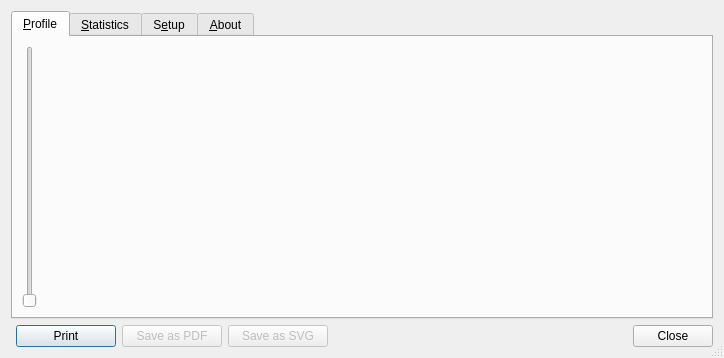
<?xml version="1.0" encoding="UTF-8"?>
<ui version="4.0">
 <class>ProfileBase</class>
 <widget class="QDialog" name="ProfileBase">
  <property name="geometry">
   <rect>
    <x>0</x>
    <y>0</y>
    <width>724</width>
    <height>358</height>
   </rect>
  </property>
  <property name="sizePolicy">
   <sizepolicy hsizetype="Minimum" vsizetype="Preferred">
    <horstretch>0</horstretch>
    <verstretch>0</verstretch>
   </sizepolicy>
  </property>
  <property name="focusPolicy">
   <enum>Qt::NoFocus</enum>
  </property>
  <property name="windowTitle">
   <string>Profile</string>
  </property>
  <property name="sizeGripEnabled">
   <bool>true</bool>
  </property>
  <layout class="QGridLayout">
   <item row="0" column="0">
    <widget class="QTabWidget" name="tabWidget">
     <property name="autoFillBackground">
      <bool>true</bool>
     </property>
     <property name="tabShape">
      <enum>QTabWidget::Rounded</enum>
     </property>
     <property name="currentIndex">
      <number>0</number>
     </property>
     <property name="elideMode">
      <enum>Qt::ElideNone</enum>
     </property>
     <property name="usesScrollButtons">
      <bool>false</bool>
     </property>
     <widget class="QWidget" name="tab">
      <attribute name="title">
       <string>&amp;Profile</string>
      </attribute>
      <layout class="QGridLayout">
       <item row="1" column="0">
        <layout class="QHBoxLayout">
         <item>
          <widget class="QSlider" name="scaleSlider">
           <property name="orientation">
            <enum>Qt::Vertical</enum>
           </property>
          </widget>
         </item>
         <item>
          <widget class="QwtPlot" name="qwtPlot">
           <property name="autoFillBackground">
            <bool>false</bool>
           </property>
          </widget>
         </item>
        </layout>
       </item>
      </layout>
     </widget>
     <widget class="QWidget" name="tab_2">
      <attribute name="title">
       <string>&amp;Statistics</string>
      </attribute>
      <layout class="QVBoxLayout">
       <item>
        <layout class="QHBoxLayout">
         <item>
          <widget class="QGroupBox" name="statBox1">
           <property name="title">
            <string>Profile 1</string>
           </property>
           <layout class="QGridLayout">
            <item row="0" column="0">
             <widget class="QLabel" name="stat1">
              <property name="text">
               <string>TextLabel</string>
              </property>
              <property name="textFormat">
               <enum>Qt::AutoText</enum>
              </property>
              <property name="alignment">
               <set>Qt::AlignLeading|Qt::AlignLeft|Qt::AlignTop</set>
              </property>
              <property name="wordWrap">
               <bool>true</bool>
              </property>
             </widget>
            </item>
           </layout>
          </widget>
         </item>
         <item>
          <widget class="QGroupBox" name="statBox2">
           <property name="title">
            <string>Profile 2</string>
           </property>
           <layout class="QGridLayout">
            <item row="0" column="0">
             <widget class="QLabel" name="stat2">
              <property name="text">
               <string>TextLabel</string>
              </property>
              <property name="alignment">
               <set>Qt::AlignLeading|Qt::AlignLeft|Qt::AlignTop</set>
              </property>
              <property name="wordWrap">
               <bool>true</bool>
              </property>
             </widget>
            </item>
           </layout>
          </widget>
         </item>
         <item>
          <widget class="QGroupBox" name="statBox3">
           <property name="title">
            <string>Profile 3</string>
           </property>
           <layout class="QGridLayout">
            <item row="0" column="0">
             <widget class="QLabel" name="stat3">
              <property name="text">
               <string>TextLabel</string>
              </property>
              <property name="alignment">
               <set>Qt::AlignLeading|Qt::AlignLeft|Qt::AlignTop</set>
              </property>
              <property name="wordWrap">
               <bool>true</bool>
              </property>
             </widget>
            </item>
           </layout>
          </widget>
         </item>
        </layout>
       </item>
       <item>
        <widget class="QGroupBox" name="groupBox">
         <property name="sizePolicy">
          <sizepolicy hsizetype="Preferred" vsizetype="Fixed">
           <horstretch>0</horstretch>
           <verstretch>0</verstretch>
          </sizepolicy>
         </property>
         <property name="minimumSize">
          <size>
           <width>0</width>
           <height>90</height>
          </size>
         </property>
         <property name="maximumSize">
          <size>
           <width>16777215</width>
           <height>100</height>
          </size>
         </property>
         <property name="title">
          <string>General</string>
         </property>
         <layout class="QGridLayout">
          <item row="0" column="0">
           <widget class="QLabel" name="stats">
            <property name="text">
             <string>Start
Stop
Length</string>
            </property>
            <property name="textFormat">
             <enum>Qt::AutoText</enum>
            </property>
            <property name="alignment">
             <set>Qt::AlignLeading|Qt::AlignLeft|Qt::AlignTop</set>
            </property>
            <property name="wordWrap">
             <bool>true</bool>
            </property>
           </widget>
          </item>
         </layout>
        </widget>
       </item>
      </layout>
     </widget>
     <widget class="QWidget" name="tab_4">
      <attribute name="title">
       <string>S&amp;etup</string>
      </attribute>
      <layout class="QGridLayout">
       <item row="0" column="0">
        <layout class="QHBoxLayout">
         <item>
          <layout class="QVBoxLayout">
           <item>
            <widget class="QLabel" name="label_23">
             <property name="text">
              <string>Profile 1:</string>
             </property>
            </widget>
           </item>
           <item>
            <widget class="QComboBox" name="setLayer1">
             <property name="sizePolicy">
              <sizepolicy hsizetype="Expanding" vsizetype="Fixed">
               <horstretch>0</horstretch>
               <verstretch>0</verstretch>
              </sizepolicy>
             </property>
            </widget>
           </item>
           <item>
            <spacer>
             <property name="orientation">
              <enum>Qt::Horizontal</enum>
             </property>
             <property name="sizeHint" stdset="0">
              <size>
               <width>40</width>
               <height>20</height>
              </size>
             </property>
            </spacer>
           </item>
          </layout>
         </item>
         <item>
          <layout class="QHBoxLayout">
           <item>
            <layout class="QVBoxLayout">
             <item>
              <widget class="QLabel" name="label_24">
               <property name="text">
                <string>R</string>
               </property>
              </widget>
             </item>
             <item>
              <widget class="QLabel" name="label_25">
               <property name="text">
                <string>G</string>
               </property>
              </widget>
             </item>
             <item>
              <widget class="QLabel" name="label_26">
               <property name="text">
                <string>B</string>
               </property>
              </widget>
             </item>
            </layout>
           </item>
           <item>
            <layout class="QVBoxLayout">
             <item>
              <widget class="QSlider" name="setR1">
               <property name="minimumSize">
                <size>
                 <width>35</width>
                 <height>0</height>
                </size>
               </property>
               <property name="maximumSize">
                <size>
                 <width>200</width>
                 <height>16777215</height>
                </size>
               </property>
               <property name="orientation">
                <enum>Qt::Horizontal</enum>
               </property>
              </widget>
             </item>
             <item>
              <widget class="QSlider" name="setG1">
               <property name="maximumSize">
                <size>
                 <width>200</width>
                 <height>16777215</height>
                </size>
               </property>
               <property name="orientation">
                <enum>Qt::Horizontal</enum>
               </property>
              </widget>
             </item>
             <item>
              <widget class="QSlider" name="setB1">
               <property name="maximumSize">
                <size>
                 <width>200</width>
                 <height>16777215</height>
                </size>
               </property>
               <property name="orientation">
                <enum>Qt::Horizontal</enum>
               </property>
              </widget>
             </item>
            </layout>
           </item>
           <item>
            <widget class="QGraphicsView" name="colorBox1">
             <property name="sizePolicy">
              <sizepolicy hsizetype="Fixed" vsizetype="Fixed">
               <horstretch>0</horstretch>
               <verstretch>0</verstretch>
              </sizepolicy>
             </property>
             <property name="maximumSize">
              <size>
               <width>50</width>
               <height>50</height>
              </size>
             </property>
             <property name="cursor" stdset="0">
              <cursorShape>ArrowCursor</cursorShape>
             </property>
             <property name="focusPolicy">
              <enum>Qt::NoFocus</enum>
             </property>
             <property name="acceptDrops">
              <bool>false</bool>
             </property>
             <property name="autoFillBackground">
              <bool>true</bool>
             </property>
             <property name="interactive">
              <bool>false</bool>
             </property>
             <property name="transformationAnchor">
              <enum>QGraphicsView::NoAnchor</enum>
             </property>
             <property name="viewportUpdateMode">
              <enum>QGraphicsView::FullViewportUpdate</enum>
             </property>
             <property name="optimizationFlags">
              <set>QGraphicsView::DontClipPainter</set>
             </property>
            </widget>
           </item>
          </layout>
         </item>
        </layout>
       </item>
       <item row="1" column="0">
        <layout class="QHBoxLayout">
         <item>
          <layout class="QVBoxLayout">
           <item>
            <widget class="QLabel" name="label_28">
             <property name="text">
              <string>Profile 2:</string>
             </property>
            </widget>
           </item>
           <item>
            <widget class="QComboBox" name="setLayer2">
             <property name="sizePolicy">
              <sizepolicy hsizetype="Expanding" vsizetype="Fixed">
               <horstretch>0</horstretch>
               <verstretch>0</verstretch>
              </sizepolicy>
             </property>
            </widget>
           </item>
           <item>
            <spacer>
             <property name="orientation">
              <enum>Qt::Horizontal</enum>
             </property>
             <property name="sizeHint" stdset="0">
              <size>
               <width>40</width>
               <height>20</height>
              </size>
             </property>
            </spacer>
           </item>
          </layout>
         </item>
         <item>
          <layout class="QHBoxLayout">
           <item>
            <layout class="QVBoxLayout">
             <item>
              <widget class="QLabel" name="label_29">
               <property name="text">
                <string>R</string>
               </property>
              </widget>
             </item>
             <item>
              <widget class="QLabel" name="label_30">
               <property name="text">
                <string>G</string>
               </property>
              </widget>
             </item>
             <item>
              <widget class="QLabel" name="label_31">
               <property name="text">
                <string>B</string>
               </property>
              </widget>
             </item>
            </layout>
           </item>
           <item>
            <layout class="QVBoxLayout">
             <item>
              <widget class="QSlider" name="setR2">
               <property name="minimumSize">
                <size>
                 <width>35</width>
                 <height>0</height>
                </size>
               </property>
               <property name="maximumSize">
                <size>
                 <width>200</width>
                 <height>16777215</height>
                </size>
               </property>
               <property name="orientation">
                <enum>Qt::Horizontal</enum>
               </property>
              </widget>
             </item>
             <item>
              <widget class="QSlider" name="setG2">
               <property name="maximumSize">
                <size>
                 <width>200</width>
                 <height>16777215</height>
                </size>
               </property>
               <property name="orientation">
                <enum>Qt::Horizontal</enum>
               </property>
              </widget>
             </item>
             <item>
              <widget class="QSlider" name="setB2">
               <property name="maximumSize">
                <size>
                 <width>200</width>
                 <height>16777215</height>
                </size>
               </property>
               <property name="orientation">
                <enum>Qt::Horizontal</enum>
               </property>
              </widget>
             </item>
            </layout>
           </item>
           <item>
            <widget class="QGraphicsView" name="colorBox2">
             <property name="sizePolicy">
              <sizepolicy hsizetype="Fixed" vsizetype="Fixed">
               <horstretch>0</horstretch>
               <verstretch>0</verstretch>
              </sizepolicy>
             </property>
             <property name="maximumSize">
              <size>
               <width>50</width>
               <height>50</height>
              </size>
             </property>
             <property name="focusPolicy">
              <enum>Qt::NoFocus</enum>
             </property>
             <property name="acceptDrops">
              <bool>false</bool>
             </property>
            </widget>
           </item>
          </layout>
         </item>
        </layout>
       </item>
       <item row="2" column="0">
        <layout class="QHBoxLayout">
         <item>
          <layout class="QVBoxLayout">
           <item>
            <widget class="QLabel" name="label_32">
             <property name="text">
              <string>Profile 3:</string>
             </property>
            </widget>
           </item>
           <item>
            <widget class="QComboBox" name="setLayer3">
             <property name="sizePolicy">
              <sizepolicy hsizetype="Expanding" vsizetype="Fixed">
               <horstretch>0</horstretch>
               <verstretch>0</verstretch>
              </sizepolicy>
             </property>
            </widget>
           </item>
           <item>
            <spacer>
             <property name="orientation">
              <enum>Qt::Horizontal</enum>
             </property>
             <property name="sizeHint" stdset="0">
              <size>
               <width>40</width>
               <height>20</height>
              </size>
             </property>
            </spacer>
           </item>
          </layout>
         </item>
         <item>
          <layout class="QHBoxLayout">
           <item>
            <layout class="QVBoxLayout">
             <item>
              <widget class="QLabel" name="label_33">
               <property name="text">
                <string>R</string>
               </property>
              </widget>
             </item>
             <item>
              <widget class="QLabel" name="label_34">
               <property name="text">
                <string>G</string>
               </property>
              </widget>
             </item>
             <item>
              <widget class="QLabel" name="label_35">
               <property name="text">
                <string>B</string>
               </property>
              </widget>
             </item>
            </layout>
           </item>
           <item>
            <layout class="QVBoxLayout">
             <item>
              <widget class="QSlider" name="setR3">
               <property name="minimumSize">
                <size>
                 <width>35</width>
                 <height>0</height>
                </size>
               </property>
               <property name="maximumSize">
                <size>
                 <width>200</width>
                 <height>16777215</height>
                </size>
               </property>
               <property name="orientation">
                <enum>Qt::Horizontal</enum>
               </property>
              </widget>
             </item>
             <item>
              <widget class="QSlider" name="setG3">
               <property name="maximumSize">
                <size>
                 <width>200</width>
                 <height>16777215</height>
                </size>
               </property>
               <property name="orientation">
                <enum>Qt::Horizontal</enum>
               </property>
              </widget>
             </item>
             <item>
              <widget class="QSlider" name="setB3">
               <property name="maximumSize">
                <size>
                 <width>200</width>
                 <height>16777215</height>
                </size>
               </property>
               <property name="orientation">
                <enum>Qt::Horizontal</enum>
               </property>
              </widget>
             </item>
            </layout>
           </item>
           <item>
            <widget class="QGraphicsView" name="colorBox3">
             <property name="sizePolicy">
              <sizepolicy hsizetype="Fixed" vsizetype="Fixed">
               <horstretch>0</horstretch>
               <verstretch>0</verstretch>
              </sizepolicy>
             </property>
             <property name="maximumSize">
              <size>
               <width>50</width>
               <height>50</height>
              </size>
             </property>
             <property name="focusPolicy">
              <enum>Qt::NoFocus</enum>
             </property>
             <property name="acceptDrops">
              <bool>false</bool>
             </property>
            </widget>
           </item>
          </layout>
         </item>
        </layout>
       </item>
      </layout>
     </widget>
     <widget class="QWidget" name="tab_3">
      <attribute name="title">
       <string>&amp;About</string>
      </attribute>
      <layout class="QGridLayout">
       <item row="0" column="0">
        <widget class="QLabel" name="label_3">
         <property name="cursor">
          <cursorShape>ArrowCursor</cursorShape>
         </property>
         <property name="text">
          <string>&lt;!DOCTYPE HTML PUBLIC &quot;-//W3C//DTD HTML 4.0//EN&quot; &quot;http://www.w3.org/TR/REC-html40/strict.dtd&quot;&gt;
&lt;html&gt;&lt;head&gt;&lt;meta name=&quot;qrichtext&quot; content=&quot;1&quot; /&gt;&lt;style type=&quot;text/css&quot;&gt;
p, li { white-space: pre-wrap; }
&lt;/style&gt;&lt;/head&gt;&lt;body style=&quot; font-family:'Sans Serif'; font-size:9pt; font-weight:400; font-style:normal;&quot;&gt;
&lt;p style=&quot; margin-top:0px; margin-bottom:0px; margin-left:0px; margin-right:0px; -qt-block-indent:0; text-indent:0px;&quot;&gt;Profile Tool Plugin&lt;/p&gt;
&lt;p style=&quot;-qt-paragraph-type:empty; margin-top:0px; margin-bottom:0px; margin-left:0px; margin-right:0px; -qt-block-indent:0; text-indent:0px;&quot;&gt;&lt;/p&gt;
&lt;p style=&quot; margin-top:0px; margin-bottom:0px; margin-left:0px; margin-right:0px; -qt-block-indent:0; text-indent:0px;&quot;&gt;The Profile Plugin plots terrain profiles along interactive pointed polylines. It handles  any format supported by QGis. You can compare up to three layers together, control height scale and line colors. Unfortunately it has huge requirements: development version of QGIS and Qwt5.&lt;/p&gt;
&lt;p style=&quot;-qt-paragraph-type:empty; margin-top:0px; margin-bottom:0px; margin-left:0px; margin-right:0px; -qt-block-indent:0; text-indent:0px;&quot;&gt;&lt;/p&gt;
&lt;p style=&quot; margin-top:0px; margin-bottom:0px; margin-left:0px; margin-right:0px; -qt-block-indent:0; text-indent:0px;&quot;&gt;Please send me your reflections, opinions, suggestions and wishes (especially related to this plugin;) on &lt;a href=&quot;http://hub.qgis.org/projects/profiletool/issues&quot;&gt;&lt;span style=&quot; text-decoration: underline; color:#0000ff;&quot;&gt;http://hub.qgis.org/projects/profiletool/issues&lt;/span&gt;&lt;/a&gt;&lt;/p&gt;
&lt;p style=&quot; margin-top:0px; margin-bottom:0px; margin-left:0px; margin-right:0px; -qt-block-indent:0; text-indent:0px;&quot;&gt;If you find this plugin useful please don't hesitate to let me know desired improvements!&lt;/p&gt;
&lt;p style=&quot;-qt-paragraph-type:empty; margin-top:0px; margin-bottom:0px; margin-left:0px; margin-right:0px; -qt-block-indent:0; text-indent:0px;&quot;&gt;&lt;/p&gt;
&lt;p style=&quot; margin-top:0px; margin-bottom:0px; margin-left:0px; margin-right:0px; -qt-block-indent:0; text-indent:0px;&quot;&gt;Profile Tool Plugin - License GNU GPL 2&lt;/p&gt;
&lt;p style=&quot; margin-top:0px; margin-bottom:0px; margin-left:0px; margin-right:0px; -qt-block-indent:0; text-indent:0px;&quot;&gt;Written in 2008 by Borys Jurgiel (borys@wolf.most.org.pl)&lt;/p&gt;
&lt;p style=&quot; margin-top:0px; margin-bottom:0px; margin-left:0px; margin-right:0px; -qt-block-indent:0; text-indent:0px;&quot;&gt;Written in 2012 by Borys Jurgiel, Patrice Verchere&lt;/p&gt;
&lt;p style=&quot;-qt-paragraph-type:empty; margin-top:0px; margin-bottom:0px; margin-left:0px; margin-right:0px; -qt-block-indent:0; text-indent:0px;&quot;&gt;&lt;/p&gt;
&lt;p style=&quot; margin-top:0px; margin-bottom:0px; margin-left:0px; margin-right:0px; -qt-block-indent:0; text-indent:0px;&quot;&gt;REQUIREMENTS:&lt;/p&gt;
&lt;p style=&quot; margin-top:0px; margin-bottom:0px; margin-left:0px; margin-right:0px; -qt-block-indent:0; text-indent:0px;&quot;&gt;- Qwt5 (python-qwt5-qt4)&lt;/p&gt;
&lt;p style=&quot; margin-top:0px; margin-bottom:0px; margin-left:0px; margin-right:0px; -qt-block-indent:0; text-indent:0px;&quot;&gt;- QT ver 4.1 for saving to PDF and 4.3 for saving to SVG&lt;/p&gt;
&lt;p style=&quot;-qt-paragraph-type:empty; margin-top:0px; margin-bottom:0px; margin-left:0px; margin-right:0px; -qt-block-indent:0; text-indent:0px;&quot;&gt;&lt;/p&gt;&lt;/body&gt;&lt;/html&gt;</string>
         </property>
         <property name="textFormat">
          <enum>Qt::AutoText</enum>
         </property>
         <property name="scaledContents">
          <bool>false</bool>
         </property>
         <property name="alignment">
          <set>Qt::AlignLeading|Qt::AlignLeft|Qt::AlignTop</set>
         </property>
         <property name="wordWrap">
          <bool>true</bool>
         </property>
         <property name="openExternalLinks">
          <bool>true</bool>
         </property>
         <property name="textInteractionFlags">
          <set>Qt::LinksAccessibleByMouse</set>
         </property>
        </widget>
       </item>
      </layout>
     </widget>
    </widget>
   </item>
   <item row="1" column="0">
    <layout class="QHBoxLayout">
     <item>
      <spacer>
       <property name="orientation">
        <enum>Qt::Horizontal</enum>
       </property>
       <property name="sizeType">
        <enum>QSizePolicy::Fixed</enum>
       </property>
       <property name="sizeHint" stdset="0">
        <size>
         <width>5</width>
         <height>20</height>
        </size>
       </property>
      </spacer>
     </item>
     <item>
      <widget class="QPushButton" name="butPrint">
       <property name="sizePolicy">
        <sizepolicy hsizetype="Fixed" vsizetype="Fixed">
         <horstretch>0</horstretch>
         <verstretch>0</verstretch>
        </sizepolicy>
       </property>
       <property name="minimumSize">
        <size>
         <width>100</width>
         <height>0</height>
        </size>
       </property>
       <property name="text">
        <string>Print</string>
       </property>
      </widget>
     </item>
     <item>
      <widget class="QPushButton" name="butPDF">
       <property name="enabled">
        <bool>false</bool>
       </property>
       <property name="sizePolicy">
        <sizepolicy hsizetype="Fixed" vsizetype="Fixed">
         <horstretch>0</horstretch>
         <verstretch>0</verstretch>
        </sizepolicy>
       </property>
       <property name="minimumSize">
        <size>
         <width>100</width>
         <height>0</height>
        </size>
       </property>
       <property name="text">
        <string>Save as PDF</string>
       </property>
      </widget>
     </item>
     <item>
      <widget class="QPushButton" name="butSVG">
       <property name="enabled">
        <bool>false</bool>
       </property>
       <property name="sizePolicy">
        <sizepolicy hsizetype="Fixed" vsizetype="Fixed">
         <horstretch>0</horstretch>
         <verstretch>0</verstretch>
        </sizepolicy>
       </property>
       <property name="minimumSize">
        <size>
         <width>100</width>
         <height>0</height>
        </size>
       </property>
       <property name="text">
        <string>Save as SVG</string>
       </property>
      </widget>
     </item>
     <item>
      <spacer>
       <property name="orientation">
        <enum>Qt::Horizontal</enum>
       </property>
       <property name="sizeHint" stdset="0">
        <size>
         <width>40</width>
         <height>20</height>
        </size>
       </property>
      </spacer>
     </item>
     <item>
      <widget class="QDialogButtonBox" name="buttonBox">
       <property name="enabled">
        <bool>true</bool>
       </property>
       <property name="sizePolicy">
        <sizepolicy hsizetype="Fixed" vsizetype="Fixed">
         <horstretch>0</horstretch>
         <verstretch>0</verstretch>
        </sizepolicy>
       </property>
       <property name="layoutDirection">
        <enum>Qt::LeftToRight</enum>
       </property>
       <property name="autoFillBackground">
        <bool>false</bool>
       </property>
       <property name="orientation">
        <enum>Qt::Horizontal</enum>
       </property>
       <property name="standardButtons">
        <set>QDialogButtonBox::Close</set>
       </property>
       <property name="centerButtons">
        <bool>false</bool>
       </property>
      </widget>
     </item>
    </layout>
   </item>
  </layout>
 </widget>
 <customwidgets>
  <customwidget>
   <class>QwtPlot</class>
   <extends>QFrame</extends>
   <header>qwt_plot.h</header>
  </customwidget>
 </customwidgets>
 <tabstops>
  <tabstop>buttonBox</tabstop>
  <tabstop>tabWidget</tabstop>
  <tabstop>scaleSlider</tabstop>
  <tabstop>butPrint</tabstop>
  <tabstop>butPDF</tabstop>
  <tabstop>butSVG</tabstop>
  <tabstop>setLayer1</tabstop>
  <tabstop>setLayer2</tabstop>
  <tabstop>setLayer3</tabstop>
  <tabstop>setR1</tabstop>
  <tabstop>setG1</tabstop>
  <tabstop>setB1</tabstop>
  <tabstop>setR2</tabstop>
  <tabstop>setG2</tabstop>
  <tabstop>setB2</tabstop>
  <tabstop>setR3</tabstop>
  <tabstop>setG3</tabstop>
  <tabstop>setB3</tabstop>
 </tabstops>
 <resources/>
 <connections>
  <connection>
   <sender>buttonBox</sender>
   <signal>accepted()</signal>
   <receiver>ProfileBase</receiver>
   <slot>accept()</slot>
   <hints>
    <hint type="sourcelabel">
     <x>689</x>
     <y>344</y>
    </hint>
    <hint type="destinationlabel">
     <x>157</x>
     <y>274</y>
    </hint>
   </hints>
  </connection>
  <connection>
   <sender>buttonBox</sender>
   <signal>rejected()</signal>
   <receiver>ProfileBase</receiver>
   <slot>reject()</slot>
   <hints>
    <hint type="sourcelabel">
     <x>689</x>
     <y>344</y>
    </hint>
    <hint type="destinationlabel">
     <x>286</x>
     <y>274</y>
    </hint>
   </hints>
  </connection>
 </connections>
</ui>
